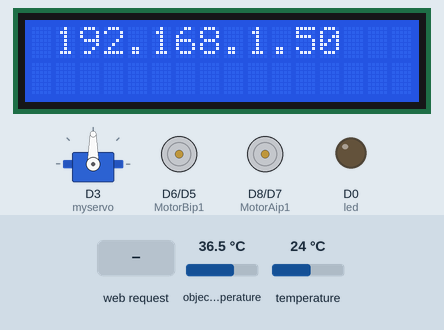
A sketch run on a simulated ESP8266 (NodeMCU). Shown: servo, 16×2 character LCD, motor-driver pin pairs drawn as motors (green arrow = first pin HIGH = forward, orange = second pin HIGH = backward, longer = more drive), output pins drawn as LEDs (lit = HIGH). Inputs (shaded band) come from the test bench; at power-on: object temperature 36.5 °C, temperature 24 °C. WiFi joins after 1.5 s; servers stay silent unless stated; what the sketch prints to the serial monitor is not drawn.

Above: at 2.9 s.
3.0 s: HTTP request GET /temperature received
6.0 s: HTTP request GET /frwl received
At 8.96 s:
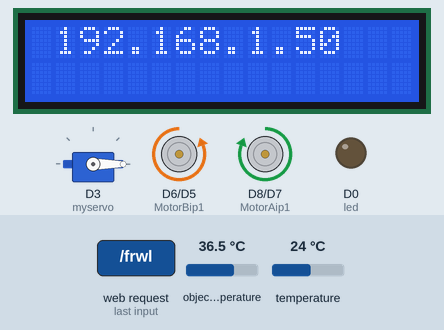
9.0 s: HTTP request GET /frwr received
At 9.8 s:
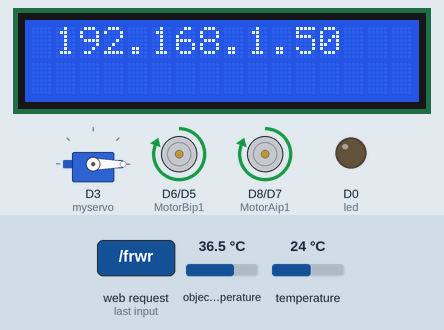
10.6 s: HTTP request GET /rwl received
At 11.9 s:
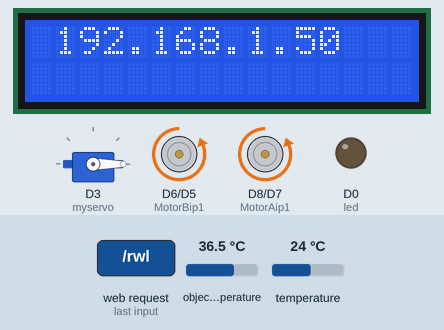
12.2 s: HTTP request GET /temperature received
At 12.9 s:
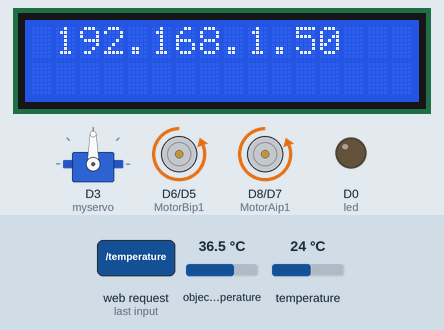
14.6 s: object temperature set to 44 °C
Timing chart, 0 to 17.6 s (numbered marks = the images above; inputs shaded):
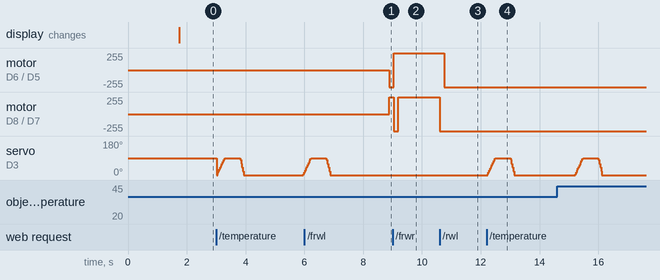

Measured:
- after the input at 6.0 s, motor on D6 (MotorBip1) / D5 (MotorBip2): stopped → backward 255/255 after 2.9 s; motor on D8 (MotorAip1) / D7 (MotorAip2): stopped → forward 255/255 after 2.9 s
- after the input at 9.0 s, motor on D8 (MotorAip1) / D7 (MotorAip2): forward 255/255 → backward 255/255 at once, → forward 255/255 0.15 s later
- after the input at 10.6 s, motor on D6 (MotorBip1) / D5 (MotorBip2): forward 255/255 → backward 255/255 after 0.15 s; motor on D8 (MotorAip1) / D7 (MotorAip2): forward 255/255 → backward 255/255 at once
- after the input at 12.2 s, servo on D3 (myservo): rises from 0° to 90° in 0.27 s, then falls to 0° in 0.64 s
- by itself, servo on D3 (myservo): rises from 15° to 90° in 0.21 s, then falls to 0° in 0.64 s

The sketch:

with_I2C_and_Servo.ino
```cpp
#include <ESP8266WiFi.h>
#include <Wire.h>
#include <LiquidCrystal_I2C.h>
#include <Wire.h>
LiquidCrystal_I2C lcd(0x27,16,2);  // set the LCD address to 0x27 for a 16 chars and 2 line display
#include <Servo.h>
Servo myservo;

#include<stdio.h>
#include <Adafruit_MLX90614.h>
Adafruit_MLX90614 mlx = Adafruit_MLX90614();

double temp_amb;
double temp_obj;

WiFiClient client;
WiFiServer server(80);
String request;
int MotorAip1 = D8;
int MotorAip2 = D7;
// motor two

void frw();   // Forward
void rgt();   //Right
void rw();    //Reverse
void stp();   //Stop
void lft();   //Left

void frwl();  //Forward Left
void frwr();  //Forward Right

void rewr();  //Reverse Right
void rewl();  //Reverse Left

void temp();
//Left motor
int MotorBip1 = D6;
int MotorBip2 = D5;
int led = D0;
void setup()
{
  myservo.attach(0);
 lcd.begin();
  lcd.begin();
  // Print a message to the LCD.
  lcd.backlight();
  // put your setup code here, to run once:
  Serial.begin(9600);
  //Initialize MLX90614
  mlx.begin();
  WiFi.begin("LAPTOP", "7879900833");
  while (WiFi.status() != WL_CONNECTED)
  {
    delay(200);
    Serial.print("..");
  }
  Serial.println();
  Serial.println("NodeMCU is connected!");
  digitalWrite(led, HIGH);
  Serial.println(WiFi.localIP());
  lcd.setCursor(1,0);
  lcd.print(WiFi.localIP());
  server.begin();
  pinMode(MotorAip1, OUTPUT);
  pinMode(MotorAip2, OUTPUT);
  pinMode(MotorBip1, OUTPUT);
  pinMode(MotorBip2, OUTPUT);
  pinMode(led, OUTPUT);

  digitalWrite(MotorAip1, LOW);
  digitalWrite(MotorAip2, LOW);
  digitalWrite(MotorBip1, LOW);
  digitalWrite(MotorBip2, LOW);
  digitalWrite(led, LOW);
}

void loop()
{
  // Check if a client has connected
  WiFiClient client = server.available();
  if (!client) {
    return;
  }

  // Wait until the client sends some data
  Serial.println("new client");
  while (!client.available()) {
    delay(1);
  }

  // Read the first line of the request
  String request = client.readStringUntil('\r');
  Serial.println(request);
  client.flush();

  // Match the request


  if (request.indexOf("/frwl") > 0)  {
    frwl();

  }
  if (request.indexOf("/forward") > 0)  {
    frw();

  }
  if (request.indexOf("/frwr") > 0)  {
    frwr();

  }
  if (request.indexOf("/left") > 0)  {
    lft();

  }
  if (request.indexOf("/stp") > 0)  {
    stp();

  }
  if (request.indexOf("/right") > 0)  {
    rgt();

  }
  if (request.indexOf("/rwl") > 0)  {
    rewl();

  }

  if (request.indexOf("/reverse") > 0)  {
    rw();
  }

  if (request.indexOf("/rwr") > 0)  {
    rewr();
  }
  if (request.indexOf("/temperature") > 0)  {
    temp();
  }

  client.println("HTTP/1.1 200 OK"); //
  client.println("Content-Type: text/html");
  client.println("");
  client.println("<!DOCTYPE HTML>");
  client.println("<html>");

  client.println("<head><meta name=\"viewport\" content=\"width=device-width, initial-scale=1\">");

  client.println("<link rel=\"shortcut icon\" href=\"https://media-exp1.licdn.com/dms/image/C4E0BAQEzb_74r1fLLg/company-logo_200_200/0/1614056149968?e=2147483647&v=beta&t=gDqZIWfV0Zr7yj4F0_nEFJdsbwQ4atwKBmbFMDUbcIg\" type=\"image/x-icon\">");

  client.println("<script src=\"https://kit.fontawesome.com/afd317a279.js\" crossorigin=\"anonymous\"></script>");

  client.println("<title>Minor Project : COVID PROTECTIVE ROBOT:- PHASE II</title>");

  client.println("<link href=\"https://fonts.googleapis.com/icon?family=Material+Icons\" rel=\"stylesheet\">");

  client.println("<style>html { font-family: Cairo; display: inline; margin: 0px auto; text-align: center; background-color: black; color:white;}");

  client.println("button {background-color: #000000;border: white 1px;color: white;border-radius: 10px 10px;border-style: dotted;padding: 30px 80px;width: 100%;font-size: 15px;text-decoration: none;margin: 2px;font-weight: bold;cursor: pointer;height: auto;justify-content: space-between;transition: all 0.5s;}");
  client.println("button:hover {background-color: #2EE59D;box-shadow: 0px 15px 20px rgba(46, 229, 157, 0.4);color: rgb(0, 0, 0);transform: translate(-7px, -7px);}");
  client.println(".icon:hover {box-shadow: 0px 15px 20px rgba(46, 229, 157, 0.4);color: rgb(0, 0, 0);}");
  client.println(".image {height: auto;position: relative;align-items: center;height: 400px;width: 70%;align-items: center;background-image: url(https://indoreinstitute.com/wp-content/uploads/2021/05/f1.png);background-position: center;background-repeat: no-repeat;background-size: cover;}");
  client.println(".small-underline {width: 50%;height: .1rem;background-color: #00ccff;margin: 0 auto 1rem auto;}");
  client.println(".big-underline {width: 100%;height: 2px;background-color: #00ccff;}");
  client.println(".line {width: 300px;height: 1px;border: solid 1px white;}");
  client.println(".te {font-size: 20px;color: #ff0000;background-color: #000000;width: 300px; text-decoration: none; color: #e65715; padding: 5px; border: solid white 3px;border-radius: 0 20px ; font-family: monospace; transition: all 0.5s; font-weight:1000;padding: 30px 30px;margin-top: 50px;}");
  client.println(".icon {font-size: 70px;color: rgb(255, 255, 255);display: flex;}");
  client.println(".iconlu {font-size: 70px;color: rgb(255, 255, 255);display: flex;rotate: -45deg;}");
  client.println("table {text-align: center;margin: 0;padding: 0;}");
  client.println(".heading{color: black;font-family: monospace;font-style: italic;font-size: 25px;}");
  client.println(".title{font-size: 25px;font-family:monospace;}.team-card{display: flex;flex-direction: row;flex-wrap: wrap;justify-content: space-evenly;transition: all 0.5s; }.card-1{background-image:url(https://indoreinstitute.com/wp-content/uploads/2020/08/Dr.-Keshav-Patidar-300x289.jpg);width: 300px;height:300px;background-position:center;background-repeat: no-repeat;background-size: cover;margin-top: 30px;border-radius: 55px 20px;transition: all 0.5s;}.card-2{background-image: url(https://indoreinstitute.com/wp-content/uploads/2020/08/Mr.-Ankit-Jain-300x289.jpg);width: 300px;height:300px;background-position:center;background-repeat: no-repeat;background-size: cover;margin-top: 30px;border-radius: 55px 20px;transition: all 0.5s;}.card:hover{box-shadow: 0px 15px 20px rgba(255, 255, 255, 0.4);}.card-name{font-family:monospace;font-size: 25px;font-weight: bold;}");

  client.println("@media only screen and (max-width: 800px) {body {background-color: rgba(241, 246, 248, 0.966);color: black;}button {padding: 20px 20px;background-color: white;color: rgb(255, 255, 255);}.icon,.iconlu {font-size: 70px;color: rgb(0, 0, 0);display: flex;}.te {font-size: 20px;color: #ff0000;background-color: #ffffff;width: 300px; text-decoration: none; color: #e65715; padding: 5px; border: solid black 3px;border-radius: 0 20px ; font-family: monospace; transition: all 0.5s; font-weight:1000;padding: 30px 30px;margin-top: 50px;}button:hover {box-shadow: 0px 15px 20px rgba(0, 0, 0, 0.4);color: rgb(255, 255, 255);transform: translate(-7px, -7px);background-color: #00e1ff9b;}.te:hover{color: black;border-color:rgba(255, 255, 255, 0.616) ;}.card:hover{box-shadow: 0px 15px 20px rgba(0, 0, 0, 0.4);}}");

//  client.println("");
//  client.println("");

  client.println(".button2 {background-color: #555555;}</style></head>");
  client.println("<body>");
  client.println("<center>");
  client.println("<br>");
  client.println("<table class=\"tablea\"><tr><td><a href=\"/frwl\"><button><i class=\"fa-solid fa-chevron-up iconlu\"\"></i></button></a></td><td><a href=\"/forward\"><button><i class=\"fa-solid fa-chevron-up icon\"\"></i></button></a></td><td><a href=\"/frwr\"><button><i class=\"fa-solid fa-chevron-right iconlu\"\"></i></button></a></td></tr>");
  //
  client.println("<tr><td><a href=\"/left\"><button><i class=\"fa-solid fa-chevron-left icon\"\"></i></button></a></td><td><a href=\"/stp\"><button><i class=\"fa-solid fa-circle-stop icon\"\"></i></button></a></td><td><a href=\"/right\"><button><i class=\"fa-solid fa-chevron-right icon\"\"></i></button></a></td></tr>");
  //
  client.println("<tr><td><a href=\"/rwl\"><button><i class=\"fa-solid fa-chevron-left iconlu\"\"></i></button></a></td><td><a href=\"/reverse\"><button><i class=\"fa-solid fa-chevron-down icon\"\"></i></button></a></td><td><a href=\"/rwr\"><button><i class=\"fa-solid fa-chevron-down iconlu\"\"></i></button></a></td></tr></table>");
  //
  client.println("<a href=\"/temperature\"><button class=\"te\"\">TEMPERATURE</button></a>");
  client.println("<br>");


  if (request.indexOf("/temperature") > 0)  {
    temp();
    client.println("<div class=\"Temperature\">");
    client.print("<h2>Room Temp = </h2>");
    client.println("<h1>");
    client.print(temp_amb );
    client.print(" deg. C</h1>");
    client.print("<div class=\"line\"\"></div>");
    client.print("<h2>Object temp = </h2>");
    client.println("<h1>");
    client.print(temp_obj);
    client.print(" deg. C</h1></div>");
    client.println("<br>");
  }
  else {

  }
  client.println("<h2 class=\"heading\"\">Department of Electronics & Communication Engineering</h2>");
  client.println("<br>");
  client.println("<div class=\"image\"\"></div>");
  client.println("<br>");
  client.println("<br>");
  client.println("<br>");
  client.println("<div class=\"underline\"\"><div class=\"big-underline\"\"></div><br><div class=\"small-underline\"\"></div></div>");
  client.println("<h3 class=\"title\"\">Minor Project : COVID PROTECTIVE ROBOT:- PHASE II</h3>");
  client.println("<div class=\"underline\"\"><div class=\"small-underline\"\"></div><div class=\"big-underline\"\"></div></div>");
  client.println("<br>");
  client.println("<h2>Faculties</h2><div class=\"team-card\"\"><div class=\"photo-1\"\"><div class=\"card-1 card\"\"></div><p class=\"card-name\"\">Keshav Patidar</p></div><div class=\"photo-2\"\"><div class=\"card-2 card\"\"></div><p class=\"card-name\"\">Ankit Jain</p></div></div>");
  client.println("<br>");
  client.println("<br>");
  client.println("<center>");
  client.println("<script>let btn = document.querySelector('button');document.body.addEventListener('keydown', (e) =>{if(e.key=='a'||e.key=='4'){window.location.href=\"/left\";}if(e.key=='d'||e.key=='6'){window.location.href=\"/right\";}if(e.key=='x'||e.key=='2'){window.location.href=\"/reverse\";}if(e.key=='w'||e.key=='8'){window.location.href=\"/forward\";}if(e.key=='q'||e.key=='7'){window.location.href=\"/frwl\";}if(e.key=='e'||e.key=='9'){window.location.href=\"/frwr\";}if(e.key=='z'||e.key=='1'){window.location.href=\"/rwl\";}if(e.key=='3'||e.key=='c'){window.location.href=\"/rwr\";}if(e.key=='5'||e.key=='s'){window.location.href=\"/stp\";}if(e.key=='t'||e.key=='0'){window.location.href=\"/temperature\";}})</script>");
  client.println("</body>");
  client.println("</html>");
  delay(1);
}

void frw() {
  Serial.println("Forward");
  digitalWrite(MotorAip1, HIGH);
  digitalWrite(MotorAip2, LOW);
  digitalWrite(MotorBip1, HIGH);
  digitalWrite(MotorBip2, LOW);
}

void rw() {
  Serial.println("Reverse");
  digitalWrite(MotorAip1, LOW);
  digitalWrite(MotorAip2, HIGH);
  digitalWrite(MotorBip1, LOW);
  digitalWrite(MotorBip2, HIGH);
}

void lft() {
  Serial.println("Left");
  digitalWrite(MotorAip1, HIGH);
  digitalWrite(MotorAip2, LOW);
  digitalWrite(MotorBip1, LOW);
  digitalWrite(MotorBip2, HIGH);
  delay(250);
  digitalWrite(MotorAip1, HIGH);
  digitalWrite(MotorAip2, LOW);
  digitalWrite(MotorBip1, HIGH);
  digitalWrite(MotorBip2, LOW);
}
void rgt()
{
  Serial.println("Right");
  digitalWrite(MotorAip1, LOW);
  digitalWrite(MotorAip2, HIGH);
  digitalWrite(MotorBip1, HIGH);
  digitalWrite(MotorBip2, LOW);
  delay(250);
  digitalWrite(MotorAip1, HIGH);
  digitalWrite(MotorAip2, LOW);
  digitalWrite(MotorBip1, HIGH);
  digitalWrite(MotorBip2, LOW);

}
void rewl() {
  Serial.println("Reverse Left");
  digitalWrite(MotorAip1, LOW);
  digitalWrite(MotorAip2, HIGH);
  digitalWrite(MotorBip1, HIGH);
  digitalWrite(MotorBip2, LOW);
  delay(150);
  digitalWrite(MotorAip1, LOW);
  digitalWrite(MotorAip2, HIGH);
  digitalWrite(MotorBip1, LOW);
  digitalWrite(MotorBip2, HIGH);
}
void rewr()
{
  Serial.println("Reverse Right");
  digitalWrite(MotorAip1, HIGH);
  digitalWrite(MotorAip2, LOW);
  digitalWrite(MotorBip1, LOW);
  digitalWrite(MotorBip2, HIGH);
  delay(150);
  digitalWrite(MotorAip1, LOW);
  digitalWrite(MotorAip2, HIGH);
  digitalWrite(MotorBip1, LOW);
  digitalWrite(MotorBip2, HIGH);
}
void frwl() {
  Serial.println("Forward Left");
  digitalWrite(MotorAip1, HIGH);
  digitalWrite(MotorAip2, LOW);
  digitalWrite(MotorBip1, LOW);
  digitalWrite(MotorBip2, HIGH);
  delay(150);
  digitalWrite(MotorAip1, HIGH);
  digitalWrite(MotorAip2, LOW);
  digitalWrite(MotorBip1, HIGH);
  digitalWrite(MotorBip2, LOW);
}
void frwr()
{
  Serial.println("Forward Right");
  digitalWrite(MotorAip1, LOW);
  digitalWrite(MotorAip2, HIGH);
  digitalWrite(MotorBip1, HIGH);
  digitalWrite(MotorBip2, LOW);
  delay(150);
  digitalWrite(MotorAip1, HIGH);
  digitalWrite(MotorAip2, LOW);
  digitalWrite(MotorBip1, HIGH);
  digitalWrite(MotorBip2, LOW);
}
void stp()
{
  Serial.println("Stop");
  digitalWrite(MotorAip1, LOW);
  digitalWrite(MotorAip2, LOW);
  digitalWrite(MotorBip1, LOW);
  digitalWrite(MotorBip2, LOW);

}
void temp()
{
  temp_amb = mlx.readAmbientTempC();
  temp_obj = mlx.readObjectTempC();
  if (temp_obj > 40) {
    digitalWrite(D4, HIGH);
    Serial.print("Warning...HIGH TEMP...");
    delay(50);
  }
  else {
    digitalWrite(D4, LOW);
  }

  Serial.print("Room Temp = ");
  Serial.println(temp_amb);
  Serial.print("Object temp = ");
  Serial.println(temp_obj);
  int pos;

  for (pos = 0; pos <= 90; pos += 5) { // goes from 0 degrees to 180 degrees
    // in steps of 1 degree
    myservo.write(pos);              // tell servo to go to position in variable 'pos'
    delay(15);                       // waits 15ms for the servo to reach the position
  }
  delay(500);
  for (pos = 90; pos >= 0; pos -= 10) { // goes from 0 degrees to 180 degrees
    // in steps of 1 degree
    myservo.write(pos);              // tell servo to go to position in variable 'pos'
    delay(15);                       // waits 15ms for the servo to reach the position
  }
  delay(2000);

}
```
